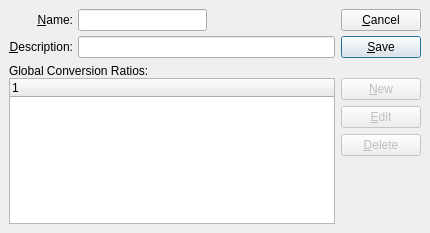
<ui version="4.0" >
 <class>uom</class>
 <widget class="QDialog" name="uom" >
  <property name="geometry" >
   <rect>
    <x>0</x>
    <y>0</y>
    <width>430</width>
    <height>233</height>
   </rect>
  </property>
  <property name="windowTitle" >
   <string>Unit of Measure</string>
  </property>
  <layout class="QVBoxLayout" >
   <property name="margin" >
    <number>9</number>
   </property>
   <property name="spacing" >
    <number>6</number>
   </property>
   <item>
    <layout class="QHBoxLayout" >
     <property name="margin" >
      <number>0</number>
     </property>
     <property name="spacing" >
      <number>6</number>
     </property>
     <item>
      <layout class="QVBoxLayout" >
       <property name="margin" >
        <number>0</number>
       </property>
       <property name="spacing" >
        <number>0</number>
       </property>
       <item>
        <layout class="QHBoxLayout" >
         <property name="margin" >
          <number>0</number>
         </property>
         <property name="spacing" >
          <number>5</number>
         </property>
         <item>
          <layout class="QVBoxLayout" >
           <property name="margin" >
            <number>0</number>
           </property>
           <property name="spacing" >
            <number>5</number>
           </property>
           <item>
            <widget class="QLabel" name="_nameLit" >
             <property name="text" >
              <string>&amp;Name:</string>
             </property>
             <property name="alignment" >
              <set>Qt::AlignRight|Qt::AlignTrailing|Qt::AlignVCenter</set>
             </property>
             <property name="buddy" >
              <cstring>_name</cstring>
             </property>
            </widget>
           </item>
           <item>
            <widget class="QLabel" name="_descriptionLit" >
             <property name="text" >
              <string>&amp;Description:</string>
             </property>
             <property name="alignment" >
              <set>Qt::AlignRight|Qt::AlignTrailing|Qt::AlignVCenter</set>
             </property>
             <property name="buddy" >
              <cstring>_description</cstring>
             </property>
            </widget>
           </item>
          </layout>
         </item>
         <item>
          <layout class="QVBoxLayout" >
           <property name="margin" >
            <number>0</number>
           </property>
           <property name="spacing" >
            <number>5</number>
           </property>
           <item>
            <layout class="QHBoxLayout" >
             <property name="margin" >
              <number>0</number>
             </property>
             <property name="spacing" >
              <number>0</number>
             </property>
             <item>
              <widget class="XLineEdit" name="_name" />
             </item>
             <item>
              <spacer>
               <property name="orientation" >
                <enum>Qt::Horizontal</enum>
               </property>
               <property name="sizeType" >
                <enum>QSizePolicy::Expanding</enum>
               </property>
               <property name="sizeHint" >
                <size>
                 <width>20</width>
                 <height>20</height>
                </size>
               </property>
              </spacer>
             </item>
            </layout>
           </item>
           <item>
            <widget class="XLineEdit" name="_description" />
           </item>
          </layout>
         </item>
        </layout>
       </item>
       <item>
        <spacer>
         <property name="orientation" >
          <enum>Qt::Vertical</enum>
         </property>
         <property name="sizeType" >
          <enum>QSizePolicy::Expanding</enum>
         </property>
         <property name="sizeHint" >
          <size>
           <width>20</width>
           <height>0</height>
          </size>
         </property>
        </spacer>
       </item>
      </layout>
     </item>
     <item>
      <layout class="QVBoxLayout" >
       <property name="margin" >
        <number>0</number>
       </property>
       <property name="spacing" >
        <number>0</number>
       </property>
       <item>
        <layout class="QVBoxLayout" >
         <property name="margin" >
          <number>0</number>
         </property>
         <property name="spacing" >
          <number>5</number>
         </property>
         <item>
          <widget class="QPushButton" name="_close" >
           <property name="text" >
            <string>&amp;Cancel</string>
           </property>
          </widget>
         </item>
         <item>
          <widget class="QPushButton" name="_save" >
           <property name="text" >
            <string>&amp;Save</string>
           </property>
           <property name="autoDefault" >
            <bool>true</bool>
           </property>
           <property name="default" >
            <bool>true</bool>
           </property>
          </widget>
         </item>
        </layout>
       </item>
       <item>
        <spacer>
         <property name="orientation" >
          <enum>Qt::Vertical</enum>
         </property>
         <property name="sizeType" >
          <enum>QSizePolicy::Expanding</enum>
         </property>
         <property name="sizeHint" >
          <size>
           <width>20</width>
           <height>0</height>
          </size>
         </property>
        </spacer>
       </item>
      </layout>
     </item>
    </layout>
   </item>
   <item>
    <widget class="QFrame" name="frame" >
     <property name="sizePolicy" >
      <sizepolicy>
       <hsizetype>5</hsizetype>
       <vsizetype>7</vsizetype>
       <horstretch>0</horstretch>
       <verstretch>1</verstretch>
      </sizepolicy>
     </property>
     <property name="frameShape" >
      <enum>QFrame::NoFrame</enum>
     </property>
     <property name="frameShadow" >
      <enum>QFrame::Plain</enum>
     </property>
     <layout class="QVBoxLayout" >
      <property name="margin" >
       <number>0</number>
      </property>
      <property name="spacing" >
       <number>0</number>
      </property>
      <item>
       <widget class="QLabel" name="_uomconvLit" >
        <property name="text" >
         <string>Global Conversion Ratios:</string>
        </property>
       </widget>
      </item>
      <item>
       <layout class="QHBoxLayout" >
        <property name="margin" >
         <number>0</number>
        </property>
        <property name="spacing" >
         <number>6</number>
        </property>
        <item>
         <widget class="XTreeWidget" name="_uomconv" />
        </item>
        <item>
         <layout class="QVBoxLayout" >
          <property name="margin" >
           <number>0</number>
          </property>
          <property name="spacing" >
           <number>6</number>
          </property>
          <item>
           <widget class="QPushButton" name="_new" >
            <property name="enabled" >
             <bool>false</bool>
            </property>
            <property name="text" >
             <string>&amp;New</string>
            </property>
           </widget>
          </item>
          <item>
           <widget class="QPushButton" name="_edit" >
            <property name="enabled" >
             <bool>false</bool>
            </property>
            <property name="text" >
             <string>&amp;Edit</string>
            </property>
           </widget>
          </item>
          <item>
           <widget class="QPushButton" name="_delete" >
            <property name="enabled" >
             <bool>false</bool>
            </property>
            <property name="text" >
             <string>&amp;Delete</string>
            </property>
           </widget>
          </item>
          <item>
           <spacer>
            <property name="orientation" >
             <enum>Qt::Vertical</enum>
            </property>
            <property name="sizeHint" >
             <size>
              <width>20</width>
              <height>40</height>
             </size>
            </property>
           </spacer>
          </item>
         </layout>
        </item>
       </layout>
      </item>
     </layout>
    </widget>
   </item>
  </layout>
 </widget>
 <layoutdefault spacing="5" margin="5" />
 <pixmapfunction>qPixmapFromMimeSource</pixmapfunction>
 <customwidgets>
  <customwidget>
   <class>XTreeWidget</class>
   <extends>QTreeWidget</extends>
   <header>xtreewidget.h</header>
  </customwidget>
  <customwidget>
   <class>XLineEdit</class>
   <extends>QLineEdit</extends>
   <header>xlineedit.h</header>
  </customwidget>
 </customwidgets>
 <tabstops>
  <tabstop>_name</tabstop>
  <tabstop>_description</tabstop>
  <tabstop>_uomconv</tabstop>
  <tabstop>_new</tabstop>
  <tabstop>_edit</tabstop>
  <tabstop>_delete</tabstop>
  <tabstop>_save</tabstop>
  <tabstop>_close</tabstop>
 </tabstops>
 <includes>
  <include location="global" >parameter.h</include>
  <include location="local" >OpenMFGGUIClient.h</include>
 </includes>
 <resources/>
 <connections>
  <connection>
   <sender>_close</sender>
   <signal>clicked()</signal>
   <receiver>uom</receiver>
   <slot>reject()</slot>
   <hints>
    <hint type="sourcelabel" >
     <x>363</x>
     <y>32</y>
    </hint>
    <hint type="destinationlabel" >
     <x>308</x>
     <y>16</y>
    </hint>
   </hints>
  </connection>
  <connection>
   <sender>_uomconv</sender>
   <signal>doubleClicked(QModelIndex)</signal>
   <receiver>_edit</receiver>
   <slot>animateClick()</slot>
   <hints>
    <hint type="sourcelabel" >
     <x>259</x>
     <y>143</y>
    </hint>
    <hint type="destinationlabel" >
     <x>370</x>
     <y>147</y>
    </hint>
   </hints>
  </connection>
 </connections>
</ui>
